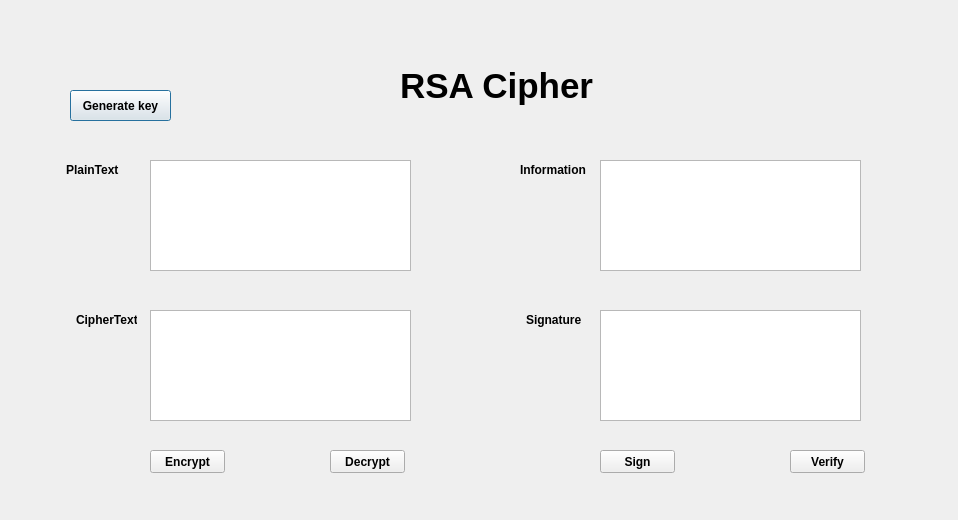
<?xml version="1.0" encoding="UTF-8"?>
<ui version="4.0">
 <class>RSACipher</class>
 <widget class="QDialog" name="RSACipher">
  <property name="geometry">
   <rect>
    <x>0</x>
    <y>0</y>
    <width>958</width>
    <height>520</height>
   </rect>
  </property>
  <property name="windowTitle">
   <string>Dialog</string>
  </property>
  <widget class="QLabel" name="label">
   <property name="geometry">
    <rect>
     <x>400</x>
     <y>60</y>
     <width>201</width>
     <height>51</height>
    </rect>
   </property>
   <property name="font">
    <font>
     <pointsize>26</pointsize>
     <weight>75</weight>
     <bold>true</bold>
    </font>
   </property>
   <property name="text">
    <string>RSA Cipher</string>
   </property>
  </widget>
  <widget class="QPushButton" name="btn_gen_keys">
   <property name="geometry">
    <rect>
     <x>70</x>
     <y>90</y>
     <width>101</width>
     <height>31</height>
    </rect>
   </property>
   <property name="font">
    <font>
     <weight>75</weight>
     <bold>true</bold>
    </font>
   </property>
   <property name="text">
    <string>Generate key</string>
   </property>
  </widget>
  <widget class="QPushButton" name="btn_encrypt">
   <property name="geometry">
    <rect>
     <x>150</x>
     <y>450</y>
     <width>75</width>
     <height>23</height>
    </rect>
   </property>
   <property name="font">
    <font>
     <weight>75</weight>
     <bold>true</bold>
    </font>
   </property>
   <property name="text">
    <string>Encrypt</string>
   </property>
  </widget>
  <widget class="QPushButton" name="btn_decrypt">
   <property name="geometry">
    <rect>
     <x>330</x>
     <y>450</y>
     <width>75</width>
     <height>23</height>
    </rect>
   </property>
   <property name="font">
    <font>
     <weight>75</weight>
     <bold>true</bold>
    </font>
   </property>
   <property name="text">
    <string>Decrypt</string>
   </property>
  </widget>
  <widget class="QPushButton" name="btn_sign">
   <property name="geometry">
    <rect>
     <x>600</x>
     <y>450</y>
     <width>75</width>
     <height>23</height>
    </rect>
   </property>
   <property name="font">
    <font>
     <weight>75</weight>
     <bold>true</bold>
    </font>
   </property>
   <property name="text">
    <string>Sign</string>
   </property>
  </widget>
  <widget class="QPushButton" name="btn_verify">
   <property name="geometry">
    <rect>
     <x>790</x>
     <y>450</y>
     <width>75</width>
     <height>23</height>
    </rect>
   </property>
   <property name="font">
    <font>
     <weight>75</weight>
     <bold>true</bold>
    </font>
   </property>
   <property name="text">
    <string>Verify</string>
   </property>
  </widget>
  <widget class="QLabel" name="label_2">
   <property name="geometry">
    <rect>
     <x>66</x>
     <y>160</y>
     <width>61</width>
     <height>20</height>
    </rect>
   </property>
   <property name="font">
    <font>
     <weight>75</weight>
     <bold>true</bold>
    </font>
   </property>
   <property name="text">
    <string>PlainText</string>
   </property>
  </widget>
  <widget class="QLabel" name="label_3">
   <property name="geometry">
    <rect>
     <x>76</x>
     <y>310</y>
     <width>61</width>
     <height>20</height>
    </rect>
   </property>
   <property name="font">
    <font>
     <weight>75</weight>
     <bold>true</bold>
    </font>
   </property>
   <property name="text">
    <string>CipherText</string>
   </property>
  </widget>
  <widget class="QLabel" name="label_4">
   <property name="geometry">
    <rect>
     <x>520</x>
     <y>160</y>
     <width>71</width>
     <height>20</height>
    </rect>
   </property>
   <property name="font">
    <font>
     <weight>75</weight>
     <bold>true</bold>
    </font>
   </property>
   <property name="text">
    <string>Information</string>
   </property>
  </widget>
  <widget class="QLabel" name="label_5">
   <property name="geometry">
    <rect>
     <x>526</x>
     <y>310</y>
     <width>61</width>
     <height>20</height>
    </rect>
   </property>
   <property name="font">
    <font>
     <weight>75</weight>
     <bold>true</bold>
    </font>
   </property>
   <property name="text">
    <string>Signature</string>
   </property>
  </widget>
  <widget class="QPlainTextEdit" name="txt_plain_text">
   <property name="geometry">
    <rect>
     <x>150</x>
     <y>160</y>
     <width>261</width>
     <height>111</height>
    </rect>
   </property>
  </widget>
  <widget class="QPlainTextEdit" name="txt_sign">
   <property name="geometry">
    <rect>
     <x>600</x>
     <y>310</y>
     <width>261</width>
     <height>111</height>
    </rect>
   </property>
  </widget>
  <widget class="QPlainTextEdit" name="txt_cipher_text">
   <property name="geometry">
    <rect>
     <x>150</x>
     <y>310</y>
     <width>261</width>
     <height>111</height>
    </rect>
   </property>
  </widget>
  <widget class="QPlainTextEdit" name="txt_info">
   <property name="geometry">
    <rect>
     <x>600</x>
     <y>160</y>
     <width>261</width>
     <height>111</height>
    </rect>
   </property>
  </widget>
 </widget>
 <resources/>
 <connections/>
</ui>
